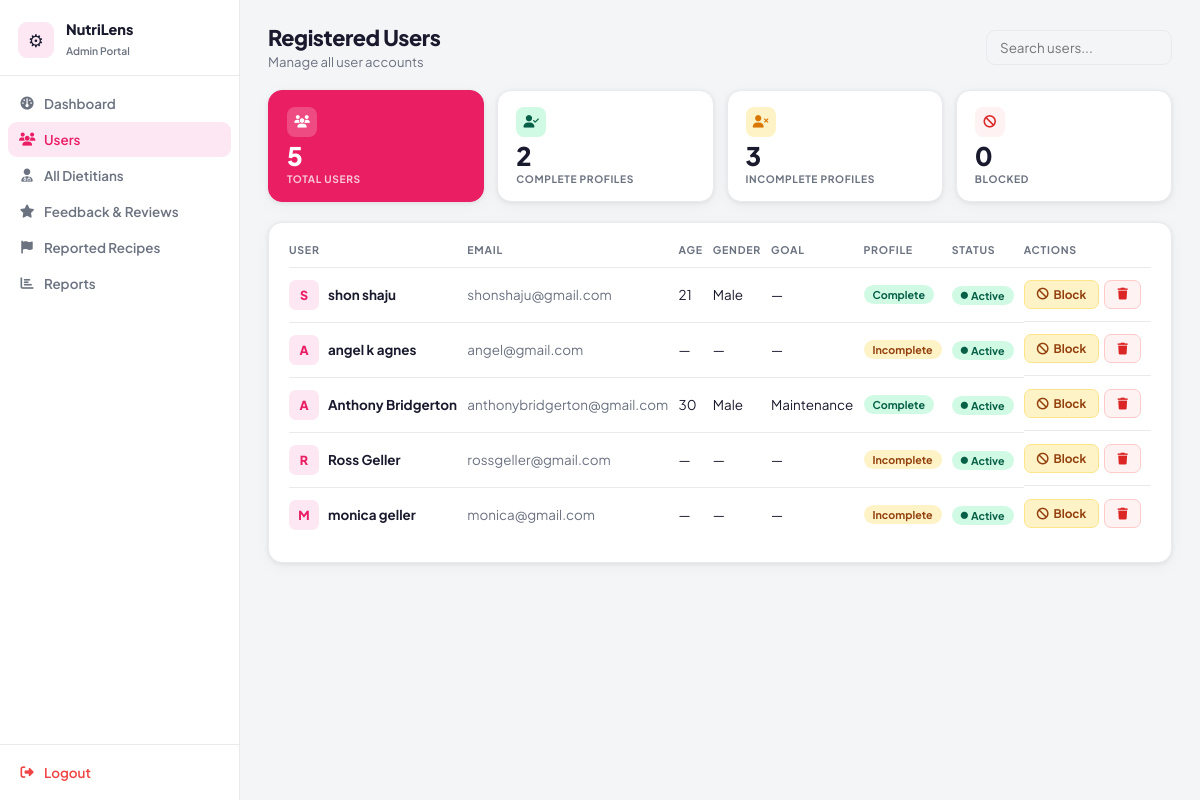
The app's page /admin/users (signed in) with its own data.
### tables this page shows
CREATE TABLE users (
    id INTEGER PRIMARY KEY AUTOINCREMENT,
    full_name TEXT NOT NULL,
    email TEXT NOT NULL UNIQUE,
    password TEXT NOT NULL
, age INTEGER, gender TEXT, height REAL, weight REAL, activity_level TEXT, profile_image TEXT, goal_type TEXT, target_weight REAL, diet_preference TEXT, allergies TEXT, medical_conditions TEXT, water_goal REAL, macro_preference TEXT, is_blocked INTEGER DEFAULT 0, created_at TEXT);

### app.py (the view)
@app.route("/admin/users")
def admin_users():
    if not session.get("admin_logged_in"):
        return redirect(url_for("admin_login"))
    conn = get_db_connection()
    users = conn.execute("SELECT * FROM users ORDER BY id DESC").fetchall()
    conn.close()
    return render_template("admin/admin_users.html", users=users)

### app.py (called while the page is built)
def get_db_connection():
    conn = sqlite3.connect(DATABASE)
    conn.row_factory = sqlite3.Row
    return conn

### templates/admin/admin_users.html (shortened to what this page needs)
<!DOCTYPE html>
<html lang="en">
<head>
    <link rel="stylesheet" href="https://cdnjs.cloudflare.com/ajax/libs/font-awesome/6.4.0/css/all.min.css">
</head>
<body>
    <aside class="sidebar">
        <div class="sidebar-logo">
            <div class="logo-icon">&#9881;</div>
            <div class="logo-text"><b>NutriLens</b><span>Admin Portal</span></div>
        </div>
        <nav class="sidebar-nav">
            <a href="/admin/dashboard" class="nav-item "><i class="fas fa-gauge"></i> Dashboard</a>
            <a href="/admin/users" class="nav-item active"><i class="fas fa-users"></i> Users</a>
            <a href="/admin/dietitians" class="nav-item"><i class="fas fa-user-md"></i> All Dietitians</a>
            <a href="/admin/feedback" class="nav-item"><i class="fas fa-star"></i> Feedback &amp; Reviews</a>
            <a href="/admin/reported_recipes" class="nav-item"><i class="fas fa-flag"></i> Reported Recipes</a>
            <a href="/admin/reports" class="nav-item"><i class="fas fa-chart-bar"></i> Reports</a>
        </nav>
        <div class="sidebar-footer"><a href="/admin/logout" class="nav-item logout"><i
                    class="fas fa-right-from-bracket"></i> Logout</a></div>
    </aside>
    <main class="main">
        <div class="topbar">
            <div>
                <h1>Registered Users</h1>
                <p>Manage all user accounts</p>
            </div>
            <input type="text" id="userSearch" class="search-input" placeholder="Search users...">
        </div>
        <div class="stat-row">
            <div class="stat-card accent">
                <div class="stat-icon"><i class="fas fa-users"></i></div>
                <div class="stat-val">{{ users|length }}</div>
                <div class="stat-lbl">Total Users</div>
            </div>
            <div class="stat-card">
                <div class="stat-icon" style="background:#d1fae5;color:#065f46"><i class="fas fa-user-check"></i></div>
                <div class="stat-val">{{ users|selectattr('age')|list|length }}</div>
                <div class="stat-lbl">Complete Profiles</div>
            </div>
            <div class="stat-card">
                <div class="stat-icon" style="background:#fef3c7;color:#d97706"><i class="fas fa-user-xmark"></i></div>
                <div class="stat-val">{{ users|rejectattr('age')|list|length }}</div>
                <div class="stat-lbl">Incomplete Profiles</div>
            </div>
            <div class="stat-card">
                <div class="stat-icon" style="background:#fef2f2;color:#dc2626"><i class="fas fa-ban"></i></div>
                <div class="stat-val">{{ users|selectattr('is_blocked')|list|length }}</div>
                <div class="stat-lbl">Blocked</div>
            </div>
        </div>
        <div class="card">
            <table>
                <thead>
                    <tr>
                        <th>User</th>
                        <th>Email</th>
                        <th>Age</th>
                        <th>Gender</th>
                        <th>Goal</th>
                        <th>Profile</th>
                        <th>Status</th>
                        <th>Actions</th>
                    </tr>
                </thead>
                <tbody id="userTable">
                    {% if users %}{% for u in users %}
                    <tr class="user-row">
                        <td>
                            <div class="name-cell">
                                <div class="avatar-cell">{{ u.full_name[0]|upper if u.full_name else '?' }}</div><strong
                                    class="user-name">{{ u.full_name or 'Unknown' }}</strong>
                            </div>
                        </td>
                        <td style="color:var(--muted)">{{ u.email }}</td>
                        <td>{{ u.age or '—' }}</td>
                        <td>{{ u.gender or '—' }}</td>
                        <td>{{ u.goal_type or '—' }}</td>
                        <td>{% if u.age and u.weight and u.height %}<span class="badge badge-green">Complete</span>{%
                            else %}<span class="badge badge-amber">Incomplete</span>{% endif %}</td>
                        <td>{% if u.is_blocked %}<span class="badge badge-red"><i class="fas fa-ban"
                                    style="font-size:.5rem"></i> Blocked</span>{% else %}<span
                                class="badge badge-green"><i class="fas fa-circle" style="font-size:.45rem"></i>
                                Active</span>{% endif %}</td>
                        <td style="display:flex;gap:5px">
                            <a href="/admin/toggle_block/{{ u.id }}"
                                class="btn {% if u.is_blocked %}btn-green{% else %}btn-amber{% endif %}">
                                <i class="fas {% if u.is_blocked %}fa-unlock{% else %}fa-ban{% endif %}"></i>
                                {% if u.is_blocked %}Unblock{% else %}Block{% endif %}
                            </a>
                            <a href="/admin/delete_user/{{ u.id }}" class="btn btn-red"
                                onclick="return confirm('Delete {{ u.full_name }}? Cannot be undone.')"><i
                                    class="fas fa-trash"></i></a>
                        </td>
                    </tr>
                    {% endfor %}{% endif %}
                </tbody>
            </table>
        </div>
    </main>
</body>
</html>

### records on screen
users: full_name "S", full_name "shon shaju", email "shonshaju@gmail.com", age "21", gender "Male", goal_type "—", weight "Complete", is_blocked 0 (drawn)
users: full_name "A", full_name "angel k agnes", email "angel@gmail.com", age "—", gender "—", goal_type "—", shows "Incomplete", is_blocked 0 (drawn)
users: full_name "A", full_name "Anthony Bridgerton", email "anthonybridgerton@gmail.com", age "30", gender "Male", goal_type "Maintenance", weight "Complete", is_blocked 0 (drawn)
users: full_name "R", full_name "Ross Geller", email "rossgeller@gmail.com", age "—", gender "—", goal_type "—", shows "Incomplete", is_blocked 0 (drawn)
users: full_name "M", full_name "monica geller", email "monica@gmail.com", age "—", gender "—", goal_type "—", shows "Incomplete", is_blocked 0 (drawn)

### other values on screen
{{ users|length }} "5"
{{ users|selectattr('age')|list|length }} "2"
{{ users|rejectattr('age')|list|length }} "3"
{{ users|selectattr('is_blocked')|list|length }} "0"
